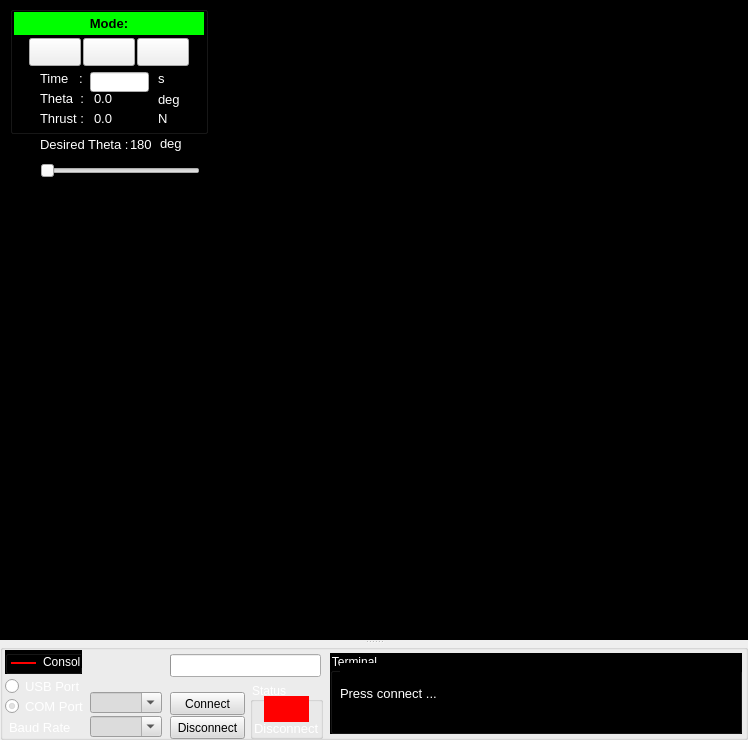
     <widget class="QSplitter" name="splitter">
      <property name="orientation">
       <enum>Qt::Vertical</enum>
      </property>
      <widget class="QGroupBox" name="groupBox_6">
       <property name="minimumSize">
        <size>
         <width>748</width>
         <height>640</height>
        </size>
       </property>
       <property name="title">
        <string/>
       </property>
       <property name="flat">
        <bool>true</bool>
       </property>
       <widget class="QGroupBox" name="modes_panel">
        <property name="geometry">
         <rect>
          <x>10</x>
          <y>6</y>
          <width>198</width>
          <height>128</height>
         </rect>
        </property>
        <property name="title">
         <string/>
        </property>
        <widget class="QLabel" name="mode_label">
         <property name="geometry">
          <rect>
           <x>4</x>
           <y>6</y>
           <width>190</width>
           <height>23</height>
          </rect>
         </property>
         <property name="font">
          <font>
           <pointsize>10</pointsize>
           <weight>75</weight>
           <bold>true</bold>
          </font>
         </property>
         <property name="styleSheet">
          <string notr="true">background-color: rgb(0, 255, 0);</string>
         </property>
         <property name="text">
          <string>Mode:</string>
         </property>
         <property name="alignment">
          <set>Qt::AlignCenter</set>
         </property>
        </widget>
        <widget class="QPushButton" name="play_button">
         <property name="enabled">
          <bool>true</bool>
         </property>
         <property name="geometry">
          <rect>
           <x>19</x>
           <y>32</y>
           <width>52</width>
           <height>28</height>
          </rect>
         </property>
         <property name="autoFillBackground">
          <bool>false</bool>
         </property>
         <property name="styleSheet">
          <string notr="true">border-image: url(:/play_gris.jpg);</string>
         </property>
         <property name="text">
          <string/>
         </property>
         <property name="autoDefault">
          <bool>false</bool>
         </property>
         <property name="default">
          <bool>false</bool>
         </property>
         <property name="flat">
          <bool>false</bool>
         </property>
        </widget>
        <widget class="QPushButton" name="pause_button">
         <property name="geometry">
          <rect>
           <x>73</x>
           <y>32</y>
           <width>52</width>
           <height>28</height>
          </rect>
         </property>
         <property name="styleSheet">
          <string notr="true">border-image: url(:/pause_gris.jpg);</string>
         </property>
         <property name="text">
          <string/>
         </property>
        </widget>
        <widget class="QPushButton" name="stop_button">
         <property name="geometry">
          <rect>
           <x>127</x>
           <y>32</y>
           <width>52</width>
           <height>28</height>
          </rect>
         </property>
         <property name="styleSheet">
          <string notr="true">border-image: url(:/stop_gris.jpg);</string>
         </property>
         <property name="text">
          <string/>
         </property>
        </widget>
        <widget class="QLabel" name="time_label">
         <property name="geometry">
          <rect>
           <x>30</x>
           <y>66</y>
           <width>47</width>
           <height>13</height>
          </rect>
         </property>
         <property name="font">
          <font>
           <pointsize>10</pointsize>
          </font>
         </property>
         <property name="styleSheet">
          <string notr="true">color: rgb(255, 255, 255);</string>
         </property>
         <property name="text">
          <string>Time   :</string>
         </property>
        </widget>
        <widget class="QLabel" name="theta_label">
         <property name="geometry">
          <rect>
           <x>30</x>
           <y>86</y>
           <width>47</width>
           <height>13</height>
          </rect>
         </property>
         <property name="font">
          <font>
           <pointsize>10</pointsize>
          </font>
         </property>
         <property name="styleSheet">
          <string notr="true">color: rgb(255, 255, 255);</string>
         </property>
         <property name="text">
          <string>Theta  :</string>
         </property>
        </widget>
        <widget class="QLabel" name="thrust_label">
         <property name="geometry">
          <rect>
           <x>30</x>
           <y>106</y>
           <width>47</width>
           <height>13</height>
          </rect>
         </property>
         <property name="font">
          <font>
           <pointsize>10</pointsize>
          </font>
         </property>
         <property name="styleSheet">
          <string notr="true">color: rgb(255, 255, 255);</string>
         </property>
         <property name="text">
          <string>Thrust :</string>
         </property>
        </widget>
        <widget class="QLineEdit" name="time_textBox">
         <property name="geometry">
          <rect>
           <x>80</x>
           <y>66</y>
           <width>59</width>
           <height>20</height>
          </rect>
         </property>
         <property name="styleSheet">
          <string notr="true">color: rgb(255, 255, 255);</string>
         </property>
        </widget>
        <widget class="QLabel" name="theta_value_label">
         <property name="geometry">
          <rect>
           <x>84</x>
           <y>86</y>
           <width>47</width>
           <height>13</height>
          </rect>
         </property>
         <property name="font">
          <font>
           <pointsize>10</pointsize>
          </font>
         </property>
         <property name="styleSheet">
          <string notr="true">color: rgb(255, 255, 255);</string>
         </property>
         <property name="text">
          <string>0.0</string>
         </property>
        </widget>
        <widget class="QLabel" name="thrust_value_label">
         <property name="geometry">
          <rect>
           <x>84</x>
           <y>106</y>
           <width>47</width>
           <height>13</height>
          </rect>
         </property>
         <property name="font">
          <font>
           <pointsize>10</pointsize>
          </font>
         </property>
         <property name="styleSheet">
          <string notr="true">color: rgb(255, 255, 255);</string>
         </property>
         <property name="text">
          <string>0.0</string>
         </property>
        </widget>
        <widget class="QLabel" name="time_unite_label">
         <property name="geometry">
          <rect>
           <x>148</x>
           <y>66</y>
           <width>30</width>
           <height>13</height>
          </rect>
         </property>
         <property name="font">
          <font>
           <pointsize>10</pointsize>
          </font>
         </property>
         <property name="styleSheet">
          <string notr="true">color: rgb(255, 255, 255);</string>
         </property>
         <property name="text">
          <string>s</string>
         </property>
        </widget>
        <widget class="QLabel" name="theta_unite_label">
         <property name="geometry">
          <rect>
           <x>148</x>
           <y>86</y>
           <width>30</width>
           <height>21</height>
          </rect>
         </property>
         <property name="font">
          <font>
           <pointsize>10</pointsize>
          </font>
         </property>
         <property name="styleSheet">
          <string notr="true">color: rgb(255, 255, 255);</string>
         </property>
         <property name="text">
          <string>deg</string>
         </property>
         <property name="alignment">
          <set>Qt::AlignLeading|Qt::AlignLeft|Qt::AlignTop</set>
         </property>
        </widget>
        <widget class="QLabel" name="thrust_unite_label">
         <property name="geometry">
          <rect>
           <x>148</x>
           <y>106</y>
           <width>30</width>
           <height>13</height>
          </rect>
         </property>
         <property name="font">
          <font>
           <pointsize>10</pointsize>
          </font>
         </property>
         <property name="styleSheet">
          <string notr="true">color: rgb(255, 255, 255);</string>
         </property>
         <property name="text">
          <string>N</string>
         </property>
        </widget>
       </widget>
       <widget class="QLabel" name="theta_OR_thrust_desired_label">
        <property name="geometry">
         <rect>
          <x>40</x>
          <y>136</y>
          <width>91</width>
          <height>16</height>
         </rect>
        </property>
        <property name="font">
         <font>
          <pointsize>10</pointsize>
         </font>
        </property>
        <property name="styleSheet">
         <string notr="true">color: rgb(255, 255, 255);</string>
        </property>
        <property name="text">
         <string>Desired Theta :</string>
        </property>
       </widget>
       <widget class="QLabel" name="theta_OR_thrust_desired_value_label">
        <property name="geometry">
         <rect>
          <x>130</x>
          <y>136</y>
          <width>21</width>
          <height>16</height>
         </rect>
        </property>
        <property name="font">
         <font>
          <pointsize>10</pointsize>
         </font>
        </property>
        <property name="styleSheet">
         <string notr="true">color: rgb(255, 255, 255);</string>
        </property>
        <property name="text">
         <string>180</string>
        </property>
       </widget>
       <widget class="QLabel" name="theta_desired_unite_label">
        <property name="geometry">
         <rect>
          <x>160</x>
          <y>136</y>
          <width>30</width>
          <height>16</height>
         </rect>
        </property>
        <property name="font">
         <font>
          <pointsize>10</pointsize>
         </font>
        </property>
        <property name="styleSheet">
         <string notr="true">color: rgb(255, 255, 255);</string>
        </property>
        <property name="text">
         <string>deg</string>
        </property>
        <property name="alignment">
         <set>Qt::AlignLeading|Qt::AlignLeft|Qt::AlignTop</set>
        </property>
       </widget>
       <widget class="QSlider" name="theta_OR_thrust_desired_trackBar">
        <property name="geometry">
         <rect>
          <x>40</x>
          <y>160</y>
          <width>160</width>
          <height>22</height>
         </rect>
        </property>
        <property name="maximum">
         <number>179</number>
        </property>
        <property name="singleStep">
         <number>1</number>
        </property>
        <property name="orientation">
         <enum>Qt::Horizontal</enum>
        </property>
       </widget>
       <widget class="QFrame" name="view_panel">
        <property name="geometry">
         <rect>
          <x>0</x>
          <y>0</y>
          <width>748</width>
          <height>661</height>
         </rect>
        </property>
        <property name="minimumSize">
         <size>
          <width>748</width>
          <height>661</height>
         </size>
        </property>
        <property name="styleSheet">
         <string notr="true">background-color: rgb(0, 0, 0);</string>
        </property>
        <property name="frameShape">
         <enum>QFrame::StyledPanel</enum>
        </property>
        <property name="frameShadow">
         <enum>QFrame::Raised</enum>
        </property>
       </widget>
       <zorder>view_panel</zorder>
       <zorder>modes_panel</zorder>
       <zorder>theta_OR_thrust_desired_label</zorder>
       <zorder>theta_OR_thrust_desired_value_label</zorder>
       <zorder>theta_desired_unite_label</zorder>
       <zorder>theta_OR_thrust_desired_trackBar</zorder>
      </widget>
      <widget class="QGroupBox" name="terminal_panel">
       <property name="minimumSize">
        <size>
         <width>748</width>
         <height>96</height>
        </size>
       </property>
       <property name="maximumSize">
        <size>
         <width>16777215</width>
         <height>96</height>
        </size>
       </property>
       <property name="styleSheet">
        <string notr="true"/>
       </property>
       <property name="title">
        <string/>
       </property>
       <property name="flat">
        <bool>false</bool>
       </property>
       <property name="checkable">
        <bool>false</bool>
       </property>
       <widget class="QGroupBox" name="consol_panel">
        <property name="geometry">
         <rect>
          <x>5</x>
          <y>6</y>
          <width>77</width>
          <height>24</height>
         </rect>
        </property>
        <property name="styleSheet">
         <string notr="true">background-color: rgb(0, 0, 0);</string>
        </property>
        <property name="title">
         <string/>
        </property>
        <property name="flat">
         <bool>true</bool>
        </property>
        <widget class="QWidget" name="consol_panel_panel" native="true">
         <property name="geometry">
          <rect>
           <x>6</x>
           <y>12</y>
           <width>25</width>
           <height>2</height>
          </rect>
         </property>
         <property name="styleSheet">
          <string notr="true">background-color: rgb(255, 0, 0);</string>
         </property>
        </widget>
        <widget class="QLabel" name="consol_panel_label">
         <property name="geometry">
          <rect>
           <x>38</x>
           <y>5</y>
           <width>39</width>
           <height>13</height>
          </rect>
         </property>
         <property name="styleSheet">
          <string notr="true">color: rgb(255, 255, 255);</string>
         </property>
         <property name="text">
          <string>Consol</string>
         </property>
        </widget>
       </widget>
       <widget class="QRadioButton" name="usb_port_radioButton">
        <property name="geometry">
         <rect>
          <x>5</x>
          <y>34</y>
          <width>81</width>
          <height>17</height>
         </rect>
        </property>
        <property name="font">
         <font>
          <pointsize>10</pointsize>
         </font>
        </property>
        <property name="styleSheet">
         <string notr="true">color: rgb(255, 255, 255);</string>
        </property>
        <property name="text">
         <string>USB Port</string>
        </property>
       </widget>
       <widget class="QRadioButton" name="com_port_radioButton">
        <property name="geometry">
         <rect>
          <x>5</x>
          <y>54</y>
          <width>81</width>
          <height>17</height>
         </rect>
        </property>
        <property name="font">
         <font>
          <pointsize>10</pointsize>
         </font>
        </property>
        <property name="styleSheet">
         <string notr="true">color: rgb(255, 255, 255);</string>
        </property>
        <property name="text">
         <string>COM Port</string>
        </property>
        <property name="checked">
         <bool>true</bool>
        </property>
       </widget>
       <widget class="QLabel" name="baud_rate_label">
        <property name="geometry">
         <rect>
          <x>9</x>
          <y>75</y>
          <width>71</width>
          <height>16</height>
         </rect>
        </property>
        <property name="font">
         <font>
          <pointsize>10</pointsize>
         </font>
        </property>
        <property name="styleSheet">
         <string notr="true">color: rgb(255, 255, 255);</string>
        </property>
        <property name="text">
         <string>Baud Rate</string>
        </property>
       </widget>
       <widget class="QComboBox" name="com_port_comboBox">
        <property name="geometry">
         <rect>
          <x>90</x>
          <y>48</y>
          <width>72</width>
          <height>21</height>
         </rect>
        </property>
        <property name="font">
         <font>
          <pointsize>10</pointsize>
         </font>
        </property>
        <property name="styleSheet">
         <string notr="true">color: rgb(0, 0, 0);
background-color: rgb(220, 220, 220);</string>
        </property>
        <property name="editable">
         <bool>true</bool>
        </property>
        <property name="currentText">
         <string/>
        </property>
        <property name="currentIndex">
         <number>-1</number>
        </property>
        <property name="maxVisibleItems">
         <number>2</number>
        </property>
        <property name="maxCount">
         <number>2</number>
        </property>
        <property name="insertPolicy">
         <enum>QComboBox::NoInsert</enum>
        </property>
       </widget>
       <widget class="QComboBox" name="baud_rate_comboBox">
        <property name="geometry">
         <rect>
          <x>90</x>
          <y>72</y>
          <width>72</width>
          <height>21</height>
         </rect>
        </property>
        <property name="font">
         <font>
          <pointsize>10</pointsize>
         </font>
        </property>
        <property name="styleSheet">
         <string notr="true">color: rgb(0, 0, 0);
background-color: rgb(220, 220, 220);</string>
        </property>
        <property name="editable">
         <bool>true</bool>
        </property>
        <property name="currentText">
         <string/>
        </property>
        <property name="currentIndex">
         <number>-1</number>
        </property>
        <property name="maxVisibleItems">
         <number>2</number>
        </property>
        <property name="maxCount">
         <number>2</number>
        </property>
        <property name="insertPolicy">
         <enum>QComboBox::NoInsert</enum>
        </property>
       </widget>
       <widget class="QPushButton" name="connect_button">
        <property name="geometry">
         <rect>
          <x>170</x>
          <y>48</y>
          <width>75</width>
          <height>23</height>
         </rect>
        </property>
        <property name="styleSheet">
         <string notr="true">color: rgb(0, 0, 0);
background-color: rgb(220, 220, 220);</string>
        </property>
        <property name="text">
         <string>Connect</string>
        </property>
       </widget>
       <widget class="QPushButton" name="disconnect_button">
        <property name="enabled">
         <bool>true</bool>
        </property>
        <property name="geometry">
         <rect>
          <x>170</x>
          <y>72</y>
          <width>75</width>
          <height>23</height>
         </rect>
        </property>
        <property name="styleSheet">
         <string notr="true">color: rgb(0, 0, 0);
background-color: rgb(220, 220, 220);</string>
        </property>
        <property name="text">
         <string>Disconnect</string>
        </property>
        <property name="checkable">
         <bool>false</bool>
        </property>
        <property name="checked">
         <bool>false</bool>
        </property>
        <property name="autoDefault">
         <bool>false</bool>
        </property>
        <property name="default">
         <bool>false</bool>
        </property>
        <property name="flat">
         <bool>false</bool>
        </property>
       </widget>
       <widget class="QGroupBox" name="status_groupBox">
        <property name="geometry">
         <rect>
          <x>250</x>
          <y>38</y>
          <width>73</width>
          <height>57</height>
         </rect>
        </property>
        <property name="styleSheet">
         <string notr="true">color: rgb(255, 255, 255);</string>
        </property>
        <property name="title">
         <string>Status</string>
        </property>
        <widget class="QWidget" name="status_panel" native="true">
         <property name="geometry">
          <rect>
           <x>14</x>
           <y>14</y>
           <width>45</width>
           <height>26</height>
          </rect>
         </property>
         <property name="styleSheet">
          <string notr="true">background-color: rgb(255, 0, 0);</string>
         </property>
        </widget>
        <widget class="QLabel" name="status_label">
         <property name="geometry">
          <rect>
           <x>4</x>
           <y>40</y>
           <width>68</width>
           <height>13</height>
          </rect>
         </property>
         <property name="font">
          <font>
           <pointsize>10</pointsize>
          </font>
         </property>
         <property name="text">
          <string>Disconnect</string>
         </property>
        </widget>
       </widget>
       <widget class="QGroupBox" name="terminal_groupBox">
        <property name="geometry">
         <rect>
          <x>330</x>
          <y>9</y>
          <width>412</width>
          <height>81</height>
         </rect>
        </property>
        <property name="sizePolicy">
         <sizepolicy hsizetype="Preferred" vsizetype="Preferred">
          <horstretch>0</horstretch>
          <verstretch>0</verstretch>
         </sizepolicy>
        </property>
        <property name="contextMenuPolicy">
         <enum>Qt::DefaultContextMenu</enum>
        </property>
        <property name="styleSheet">
         <string notr="true">background-color: rgb(0, 0, 0);
color: rgb(255, 255, 255);</string>
        </property>
        <property name="title">
         <string>Terminal</string>
        </property>
        <widget class="QLabel" name="terminal_info_label">
         <property name="geometry">
          <rect>
           <x>10</x>
           <y>10</y>
           <width>401</width>
           <height>61</height>
          </rect>
         </property>
         <property name="font">
          <font>
           <pointsize>10</pointsize>
          </font>
         </property>
         <property name="text">
          <string>Press connect ...</string>
         </property>
        </widget>
       </widget>
       <widget class="QProgressBar" name="signal_value_progressBar">
        <property name="geometry">
         <rect>
          <x>170</x>
          <y>10</y>
          <width>151</width>
          <height>23</height>
         </rect>
        </property>
        <property name="maximum">
         <number>1023</number>
        </property>
        <property name="value">
         <number>0</number>
        </property>
        <property name="alignment">
         <set>Qt::AlignCenter</set>
        </property>
        <property name="format">
         <string/>
        </property>
       </widget>
       <widget class="QLabel" name="terminal_signal_value_label">
        <property name="geometry">
         <rect>
          <x>85</x>
          <y>12</y>
          <width>82</width>
          <height>13</height>
         </rect>
        </property>
        <property name="styleSheet">
         <string notr="true">color: rgb(255, 255, 255);</string>
        </property>
        <property name="text">
         <string/>
        </property>
       </widget>
      </widget>
     </widget>
